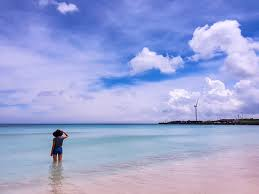
#> input picture Op/0617/b.gif, 259 x 194 px
$ python T4.py
#> lines starting #> are read from the running program, lines starting #| are printed output that depends on the picture
import cv2
from matplotlib import pyplot as plt # as는 alias 적용시 사용

img = cv2.imread('b.gif', cv2.IMREAD_COLOR)
#> img is the input picture: shape (194, 259, 3); mean B, G, R 214.1, 164.8, 156

b, g, r = cv2.split(img)   # img파일을 b,g,r로 분리
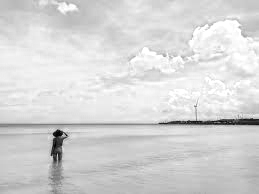
#> b: shape (194, 259); min 0, max 255, mean 214.1
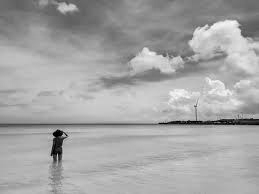
#> g: shape (194, 259); min 0, max 252, mean 164.8
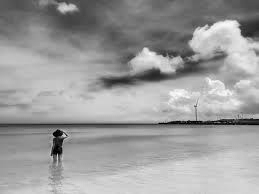
#> r: shape (194, 259); min 0, max 253, mean 156
img2 = cv2.merge([r,g,b]) # b, r을 바꿔서 Merge

plt.imshow(img2)
plt.xticks([]) # x축 눈금
plt.yticks([]) # y축 눈금
plt.show()

$ run again, with Op/0617/d.jpg saved as Op/0617/b.gif
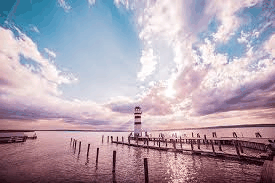
#> input picture Op/0617/d.jpg, 275 x 183 px
#> img is the input picture: shape (183, 275, 3); mean B, G, R 176.4, 163.3, 176.9
#> `b, g, r = cv2.split(img)`:
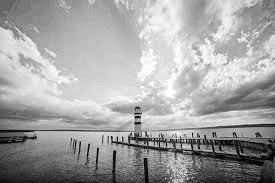
#> g: shape (183, 275); min 1, max 253, mean 163.3
#> `b, g, r = cv2.split(img)`:
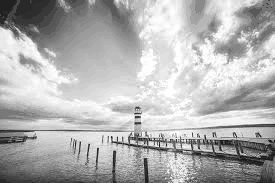
#> r: shape (183, 275); min 24, max 254, mean 176.9
